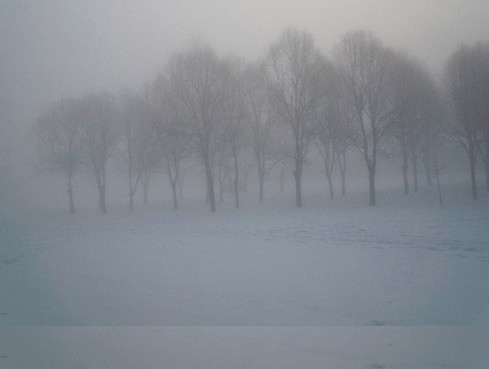
#> input picture images/tree.jpg, 489 x 369 px, found by its file name
$ python Retinex.py
#> lines starting #> are read from the running program, lines starting #| are printed output that depends on the picture
#> further down, img is the input picture: shape (369, 489, 3); mean B, G, R 146.1, 139, 133.4
# -*- coding: utf-8 -*-
'''
@version: 0.0.1
@author: yuhh
@Contact: redaihanyu@126.com
@site:
@file: Retinex_self.py
@time: 2018/12/30 11:20 PM

'''
import sys

reload(sys)
sys.setdefaultencoding('utf8')

import cv2
import numpy as np


# 恢复到0-255阈值
def restore(img):
    for i in range(img.shape[2]):
        img_i_min = np.min(img[:, :, i])
        img_i_max = np.max(img[:, :, i])
        img[:, :, i] = (img[:, :, i] - img_i_min) / (img_i_max - img_i_min) * 255

    return np.uint8(img)


# 单尺度Retinex，sigma = 300
def singleScaleRetinex(img, sigma):
#> called with sigma = 300
    _temp = cv2.GaussianBlur(img, (0, 0), sigma)
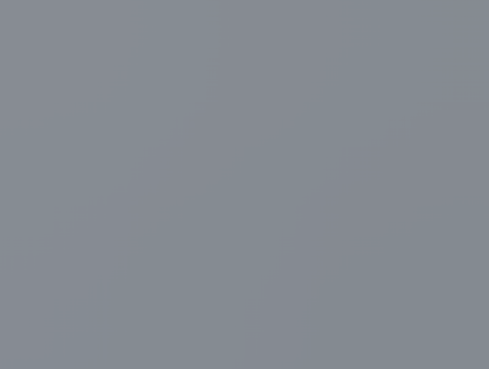
#> _temp: shape (369, 489, 3); mean B, G, R 146.1, 138.9, 133.4
    gaussian = np.where(_temp == 0, 0.01, _temp)  # 避免出现0值
    img_ssr = np.log10(img + 0.01) - np.log10(gaussian)  # 按照公式计算
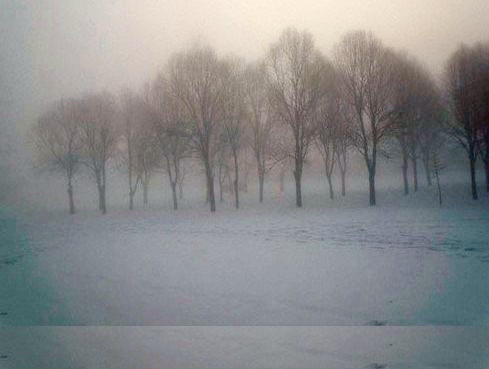
#> img_ssr: shape (369, 489, 3) float64; mean B, G, R -0.00308, -0.00391, -0.00529; drawn with min black and max white

    return restore(img_ssr)
#> the loop in restore, `for i in range(img.shape[2]):` made 3 passes
#> (img_i_min, img_i_max) on passes 1 to 3: (-0.188, 0.126), (-0.2, 0.151), (-0.21, 0.17)
#> after the loop in restore, `for i in range(img.shape[2]):`:
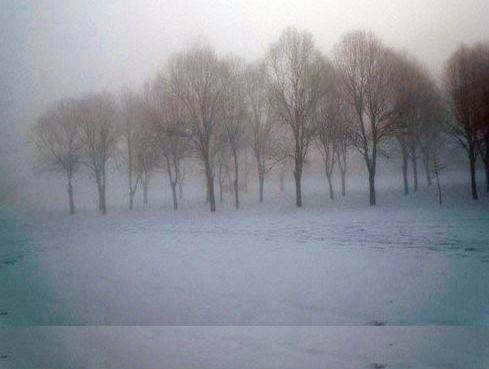
#> img: shape (369, 489, 3) float64; mean B, G, R 150.4, 142.4, 137.5


# 多尺度Retinex，sigma_list = [15, 80, 250]
def multiScaleRetinex(img, sigma_list):
    retinex = np.zeros_like(img * 1.0)
    for sigma in sigma_list:
        retinex += singleScaleRetinex(img, sigma)
#> this loop made 3 passes
#> pass 1, in singleScaleRetinex (call 2), `img_ssr = np.log10(img + 0.01) - np.log10(gaussian)`:
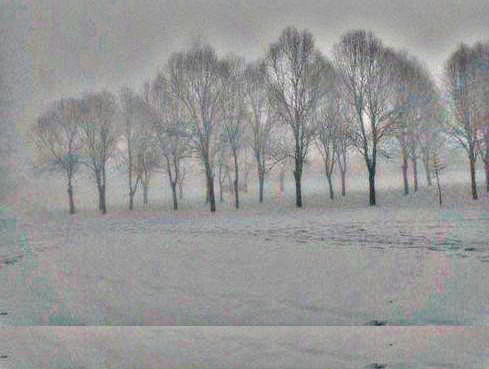
#> img_ssr: shape (369, 489, 3) float64; mean B, G, R -0.000471, -0.000522, -0.000591; drawn with min black and max white
#> after the loop:
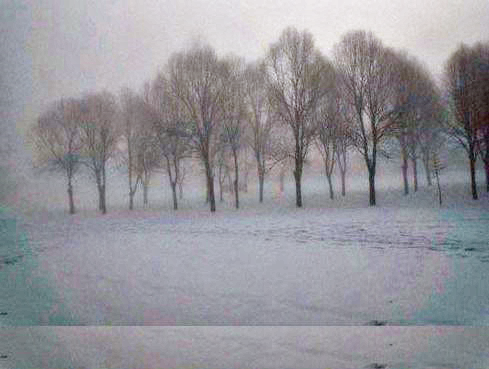
#> retinex: shape (369, 489, 3) float64; mean B, G, R 447.8, 433.4, 435.4; drawn with min black and max white
    retinex /= len(sigma_list)

    return restore(retinex)


def colorRestoration(img, alpha, beta):
#> called with alpha = 125, beta = 46
    img = np.float32(img)
    img_sum = np.sum(img, axis=2, keepdims=True)
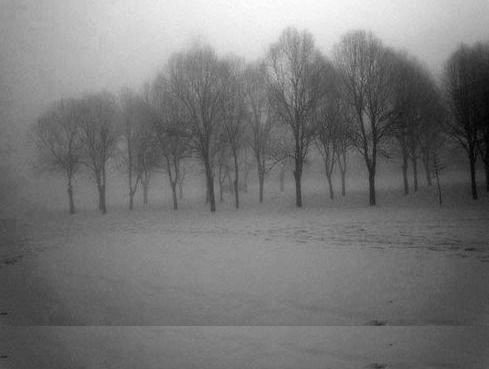
#> img_sum: shape (369, 489, 1) float32; min 268, max 590, mean 418.5; drawn with min black and max white
    return beta * (np.log10(img * alpha) - np.log10(img_sum))
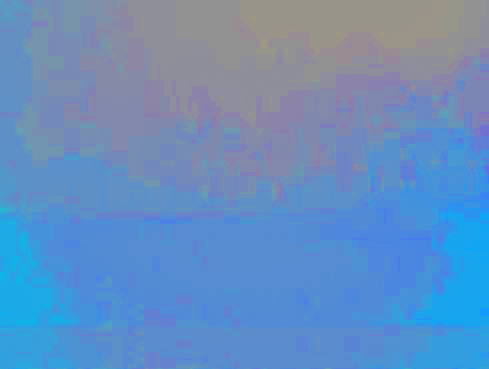
#> returned value: shape (369, 489, 3) float32; mean of channels 0, 1, 2 75.5, 74.4, 73.5; drawn with min black and max white


def msrcr(img, sigma_list, alpha, beta, G, b):
    img_msr = multiScaleRetinex(img, sigma_list)
    img_color = colorRestoration(img, alpha, beta)
    img_msrcr = G * img_color * img_msr + b

    return restore(img_msrcr)


if __name__ == '__main__':
    sigma_list = [15, 80, 250]
    img = cv2.imread('data/tree.jpg')
    cv2.imshow('src', img)
    cv2.imshow('ssr', singleScaleRetinex(img, 300))
    cv2.imshow('msr', multiScaleRetinex(img, sigma_list))
    cv2.imshow('msrcr', msrcr(img, sigma_list, 125, 46, 5, 25))

    cv2.waitKey(0)
